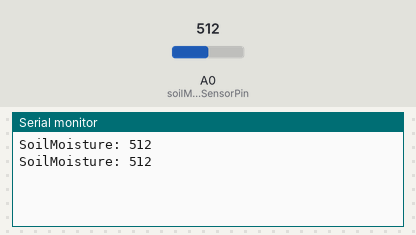
Recording of a sketch running on a simulated Arduino Uno, built with avr-gcc and run on an emulated ATmega328P. On the bench: the last lines printed to the serial monitor. Inputs (shaded band) come from the test bench; at power-on: A0 (soilMoistureSensorPin) = 512.

Above: at 1.8 s.
1.9 s: A0 (soilMoistureSensorPin) set to 716
At 2.3 s:
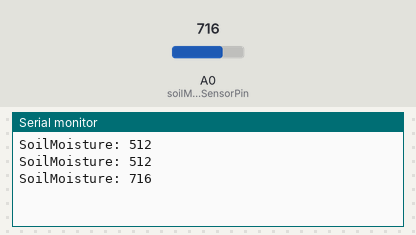
3.4 s: A0 (soilMoistureSensorPin) set to 900
At 4.8 s:
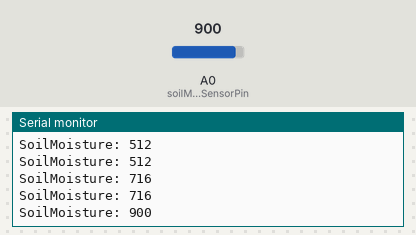
Timing chart, 0 to 6.4 s (numbered marks = the images above; inputs shaded):
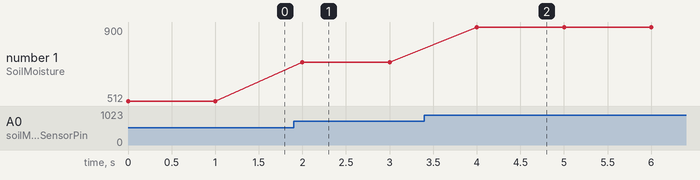

Measured:
- after the input at 1.9 s, the serial monitor: prints a new line after 0.10 s (image 1)
- after the input at 3.4 s, the serial monitor: prints a new line after 0.60 s (image 2)
- plotted number 1: 512 → 716 after the input at 1.9 s, 716 → 900 after the input at 3.4 s

The sketch:

arduinoSlave.ino
```cpp
#include "serialCom.h"
#include "utils.h"


int soilMoistureSensorPin = A0;
char *soilMoistureReqParam = "SoilMoisture: ";

void setup() {
  Serial.begin(9600);
}

void loop() {
  int soilMoistureValueFromSensor = analogRead(soilMoistureSensorPin);

  char *soilMoistureValue = intToString(soilMoistureValueFromSensor);
  char *soilMoistureMessage = concat(2, soilMoistureReqParam, soilMoistureValue);
  serialPrint(soilMoistureMessage);
  free(soilMoistureMessage);
  free(soilMoistureValue);

  delay(1000);
}
```

serialCom.h
```cpp
void serialPrint (char *line) {
  Serial.println(line);
}
```

utils.h
```cpp
#include <stdlib.h>       // calloc
#include <stdarg.h>       // va_*
#include <string.h>       // strlen, strcpy

char* concat(int count, ...) {
  va_list ap;
  int i;

  // Find required length to store merged string
  int len = 1; // room for NULL
  va_start(ap, count);
  for(i=0 ; i<count ; i++)
    len += strlen(va_arg(ap, char*));
  va_end(ap);

  // Allocate memory to concat strings
  char *merged = calloc(sizeof(char),len);
  int null_pos = 0;

  // Actually concatenate strings
  va_start(ap, count);
  for(i=0 ; i<count ; i++) {
    char *s = va_arg(ap, char*);
    strcpy(merged+null_pos, s);
    null_pos += strlen(s);
  }
  va_end(ap);

  return merged;
}

char* intToString(int x) {
    char* buffer = malloc(sizeof(char) * sizeof(int) * 4 + 1);

    if (buffer) {
         sprintf(buffer, "%d", x);
    }

    // caller is expected to invoke free() on this buffer to release memory
    return buffer;
}
```
